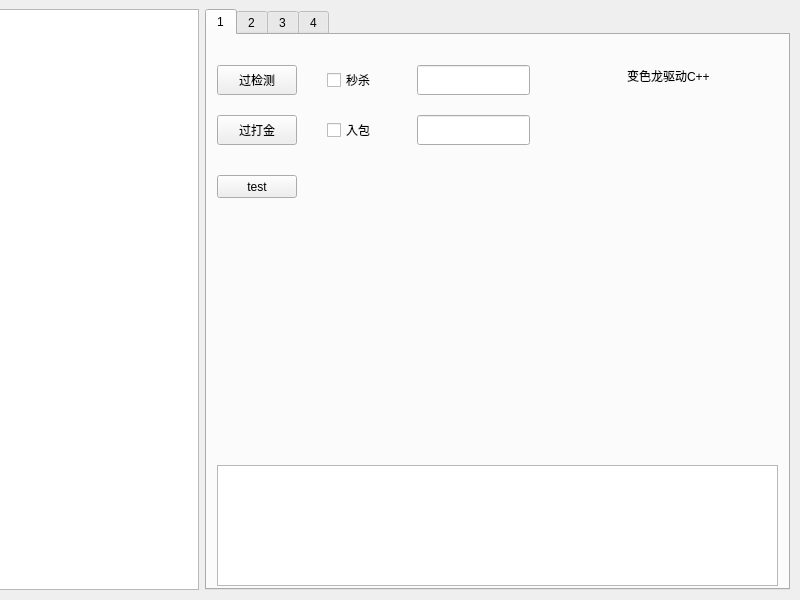
<?xml version="1.0" encoding="UTF-8"?>
<ui version="4.0">
 <class>MainWindow</class>
 <widget class="QMainWindow" name="MainWindow">
  <property name="geometry">
   <rect>
    <x>0</x>
    <y>0</y>
    <width>800</width>
    <height>600</height>
   </rect>
  </property>
  <property name="minimumSize">
   <size>
    <width>800</width>
    <height>600</height>
   </size>
  </property>
  <property name="maximumSize">
   <size>
    <width>800</width>
    <height>600</height>
   </size>
  </property>
  <property name="windowTitle">
   <string>变色龙简易助手</string>
  </property>
  <widget class="QWidget" name="centralwidget">
   <widget class="QWidget" name="gridLayoutWidget">
    <property name="geometry">
     <rect>
      <x>-1</x>
      <y>9</y>
      <width>791</width>
      <height>581</height>
     </rect>
    </property>
    <layout class="QGridLayout" name="gridLayout">
     <item row="0" column="0" rowspan="2">
      <widget class="QListWidget" name="listWidget">
       <property name="maximumSize">
        <size>
         <width>200</width>
         <height>16777215</height>
        </size>
       </property>
      </widget>
     </item>
     <item row="0" column="1" rowspan="2">
      <widget class="QTabWidget" name="tabWidget">
       <property name="enabled">
        <bool>true</bool>
       </property>
       <property name="currentIndex">
        <number>0</number>
       </property>
       <widget class="QWidget" name="tab">
        <attribute name="title">
         <string>1</string>
        </attribute>
        <widget class="QPushButton" name="pushButton">
         <property name="geometry">
          <rect>
           <x>10</x>
           <y>30</y>
           <width>80</width>
           <height>30</height>
          </rect>
         </property>
         <property name="text">
          <string>过检测</string>
         </property>
        </widget>
        <widget class="QPushButton" name="pushButton_2">
         <property name="geometry">
          <rect>
           <x>10</x>
           <y>80</y>
           <width>80</width>
           <height>30</height>
          </rect>
         </property>
         <property name="text">
          <string>过打金</string>
         </property>
        </widget>
        <widget class="QCheckBox" name="checkBox">
         <property name="geometry">
          <rect>
           <x>120</x>
           <y>30</y>
           <width>82</width>
           <height>30</height>
          </rect>
         </property>
         <property name="text">
          <string>秒杀</string>
         </property>
        </widget>
        <widget class="QCheckBox" name="checkBox_2">
         <property name="geometry">
          <rect>
           <x>120</x>
           <y>80</y>
           <width>82</width>
           <height>30</height>
          </rect>
         </property>
         <property name="text">
          <string>入包</string>
         </property>
        </widget>
        <widget class="QLineEdit" name="lineEdit">
         <property name="geometry">
          <rect>
           <x>210</x>
           <y>30</y>
           <width>113</width>
           <height>30</height>
          </rect>
         </property>
        </widget>
        <widget class="QLineEdit" name="lineEdit_2">
         <property name="geometry">
          <rect>
           <x>210</x>
           <y>80</y>
           <width>113</width>
           <height>30</height>
          </rect>
         </property>
        </widget>
        <widget class="QTextEdit" name="textEdit">
         <property name="geometry">
          <rect>
           <x>10</x>
           <y>430</y>
           <width>561</width>
           <height>121</height>
          </rect>
         </property>
        </widget>
        <widget class="QLabel" name="label">
         <property name="geometry">
          <rect>
           <x>420</x>
           <y>30</y>
           <width>111</width>
           <height>21</height>
          </rect>
         </property>
         <property name="text">
          <string>变色龙驱动C++</string>
         </property>
        </widget>
        <widget class="QPushButton" name="pushButton_3">
         <property name="geometry">
          <rect>
           <x>10</x>
           <y>140</y>
           <width>80</width>
           <height>23</height>
          </rect>
         </property>
         <property name="text">
          <string>test</string>
         </property>
        </widget>
       </widget>
       <widget class="QWidget" name="tab_2">
        <attribute name="title">
         <string>2</string>
        </attribute>
        <widget class="QTableWidget" name="tableWidget">
         <property name="geometry">
          <rect>
           <x>0</x>
           <y>0</y>
           <width>563</width>
           <height>501</height>
          </rect>
         </property>
        </widget>
       </widget>
       <widget class="QWidget" name="tab_3">
        <attribute name="title">
         <string>3</string>
        </attribute>
        <widget class="QComboBox" name="comboBox">
         <property name="geometry">
          <rect>
           <x>100</x>
           <y>50</y>
           <width>91</width>
           <height>23</height>
          </rect>
         </property>
        </widget>
        <widget class="QLabel" name="label_2">
         <property name="geometry">
          <rect>
           <x>20</x>
           <y>50</y>
           <width>61</width>
           <height>21</height>
          </rect>
         </property>
         <property name="text">
          <string>刷图模式</string>
         </property>
        </widget>
       </widget>
       <widget class="QWidget" name="tab_4">
        <attribute name="title">
         <string>4</string>
        </attribute>
        <widget class="QLabel" name="label_4">
         <property name="geometry">
          <rect>
           <x>30</x>
           <y>50</y>
           <width>53</width>
           <height>15</height>
          </rect>
         </property>
         <property name="text">
          <string>奔放中</string>
         </property>
        </widget>
       </widget>
      </widget>
     </item>
    </layout>
   </widget>
  </widget>
 </widget>
 <resources/>
 <connections/>
</ui>
